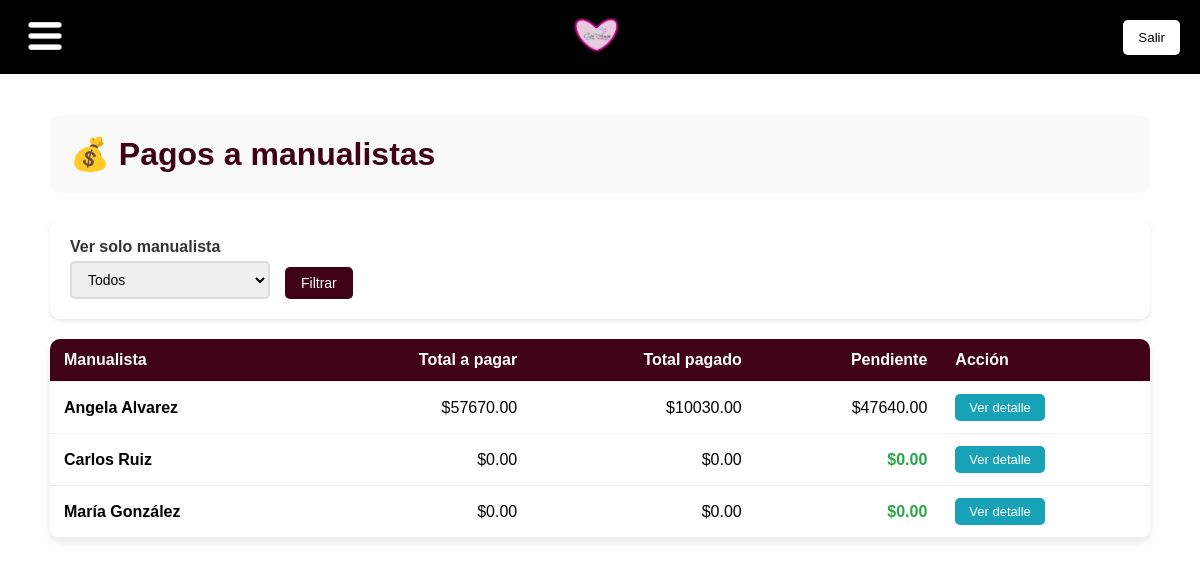
The app's page /pagos-manualistas/ with its own data.
### app_alejandra/models.py (models this page shows, shortened)
class Manualista(models.Model):
    TIPOS_DOCUMENTO = [
        ('CC', 'Cédula de Ciudadanía'),
        ('NIT', 'Número de Identificación Tributaria'),
        ('CE', 'Cédula de Extranjería'),
        ('PAS', 'Pasaporte'),
        ('SIN', 'Sin Documento'),
    ]
    tipo_documento = models.CharField(max_length=3, choices=TIPOS_DOCUMENTO, default='CC')
    documento = models.CharField(max_length=50, blank=True, null=True, help_text="Opcional - puede quedar vacío")
    nombre = models.CharField(max_length=200, unique=True)
    telefono = models.CharField(max_length=15, blank=True, null=True)
    email = models.EmailField(blank=True, null=True)
    direccion = models.TextField(blank=True, null=True)
    fecha_nacimiento = models.DateField(blank=True, null=True)  # Campo opcional

### app_alejandra/views.py (the view, shortened to what this page needs)
# urls.py: path('pagos-manualistas/', views.pagos_manualistas_view, name='pagos_manualistas'),
def pagos_manualistas_view(request):
    manualista_id = request.GET.get('manualista', '')
    producciones_qs = Produccion.objects.prefetch_related('pagos', 'manualista').annotate(
        total_pagado=Sum('pagos__monto')
    ).order_by('-id')
    if manualista_id:
        producciones_qs = producciones_qs.filter(manualista_id=manualista_id)
    manualistas_detalle = []
    manualistas_vistos = set()
    for p in producciones_qs:
        m = p.manualista
        if m.id not in manualistas_vistos:
            manualistas_vistos.add(m.id)
            ordenes_m = Produccion.objects.filter(manualista=m).annotate(
                total_pagado=Sum('pagos__monto')
            )
            total_a_pagar = sum(float(prod.valor_a_pagar or 0) for prod in ordenes_m)
            total_pagado = sum(float(prod.total_pagado or 0) for prod in ordenes_m)
            manualistas_detalle.append({
                'manualista': m,
                'total_a_pagar': total_a_pagar,
                'total_pagado': total_pagado,
                'pendiente': max(0, total_a_pagar - total_pagado),
            })
    if not manualista_id:
        manualistas_detalle.sort(key=lambda x: x['manualista'].nombre)
    return render(request, 'pagos_manualistas.html', {
        'manualistas_detalle': manualistas_detalle,
        'manualista_filter': manualista_id,
    })

### app_alejandra/templates/pagos_manualistas.html (shortened to what this page needs)
{% extends "base.html" %}
{% block content %}
<div class="main-container">
    <div class="header-section">
        <h1>💰 Pagos a manualistas</h1>
    </div>
    <div class="filters-section">
        <form method="GET">
            <div class="filter-row">
                <div class="filter-group">
                    <label for="manualista">Ver solo manualista</label>
                    <select name="manualista" id="manualista">
                        <option value="">Todos</option>
                    </select>
                </div>
                <button type="submit" class="btn-filter">Filtrar</button>
            </div>
        </form>
    </div>
    <div class="table-container">
        <table class="tabla">
            <thead>
                <tr>
                    <th>Manualista</th>
                    <th class="num">Total a pagar</th>
                    <th class="num">Total pagado</th>
                    <th class="num">Pendiente</th>
                    <th>Acción</th>
                </tr>
            </thead>
            <tbody>
                {% for item in manualistas_detalle %}
                <tr>
                    <td><strong>{{ item.manualista.nombre }}</strong></td>
                    <td class="num">${{ item.total_a_pagar|floatformat:2 }}</td>
                    <td class="num">${{ item.total_pagado|floatformat:2 }}</td>
                    <td class="num">{% if item.pendiente > 0 %}${{ item.pendiente|floatformat:2 }}{% else %}<span class="pendiente-cero">$0.00</span>{% endif %}</td>
                    <td>
                        <a href="{% url 'pagos_manualista_detalle' item.manualista.id %}" class="btn-ver">Ver detalle</a>
                    </td>
                </tr>
                {% empty %}
                <tr>
                    <td colspan="5" style="text-align: center; padding: 40px; color: #666;">No hay órdenes. Crea órdenes en Producción e indica el valor a pagar.</td>
                </tr>
                {% endfor %}
            </tbody>
        </table>
    </div>
</div>
{% endblock %}

### app_alejandra/templates/pagos_manualistas.html (style rules this page uses)
.main-container { max-width: 1100px; margin: 0 auto; padding: 20px; }
.header-section { display: flex; justify-content: space-between; align-items: center; margin-bottom: 25px; padding: 20px; background: #f9f9f9; border-radius: 10px; }
.header-section h1 { color: #3F0216; margin: 0; }
.filters-section { background: white; border-radius: 10px; box-shadow: 0 2px 4px rgba(0,0,0,0.1); padding: 20px; margin-bottom: 20px; }
.filter-row { display: flex; gap: 15px; align-items: flex-end; flex-wrap: wrap; }
.filter-group { display: flex; flex-direction: column; min-width: 200px; }
.filter-group label { font-weight: bold; margin-bottom: 5px; color: #333; }
.filter-group select { padding: 8px 12px; border: 2px solid #ddd; border-radius: 5px; font-size: 14px; }
.btn-filter { background: #3F0216; color: white; border: none; border-radius: 5px; padding: 8px 16px; cursor: pointer; font-size: 14px; }
.table-container { background: white; border-radius: 10px; box-shadow: 0 4px 8px rgba(0,0,0,0.1); overflow: hidden; }
.tabla { width: 100%; border-collapse: collapse; }
.tabla th, .tabla td { padding: 12px 14px; text-align: left; border-bottom: 1px solid #eee; }
.tabla th { background: #3F0216; color: white; font-weight: bold; }
.tabla .num { text-align: right; }
.btn-ver { background: #17a2b8; color: white; text-decoration: none; padding: 6px 14px; border-radius: 5px; font-size: 13px; display: inline-block; }
.pendiente-cero { color: #28a745; font-weight: bold; }

### records on screen
Manualista: manualista.nombre "Angela Alvarez", total_a_pagar "57670.00", total_pagado "10030.00", pendiente "47640.00"
Manualista: manualista.nombre "Carlos Ruiz", total_a_pagar "0.00", total_pagado "0.00", shows "$0.00"
Manualista: manualista.nombre "María González", total_a_pagar "0.00", total_pagado "0.00", shows "$0.00"
